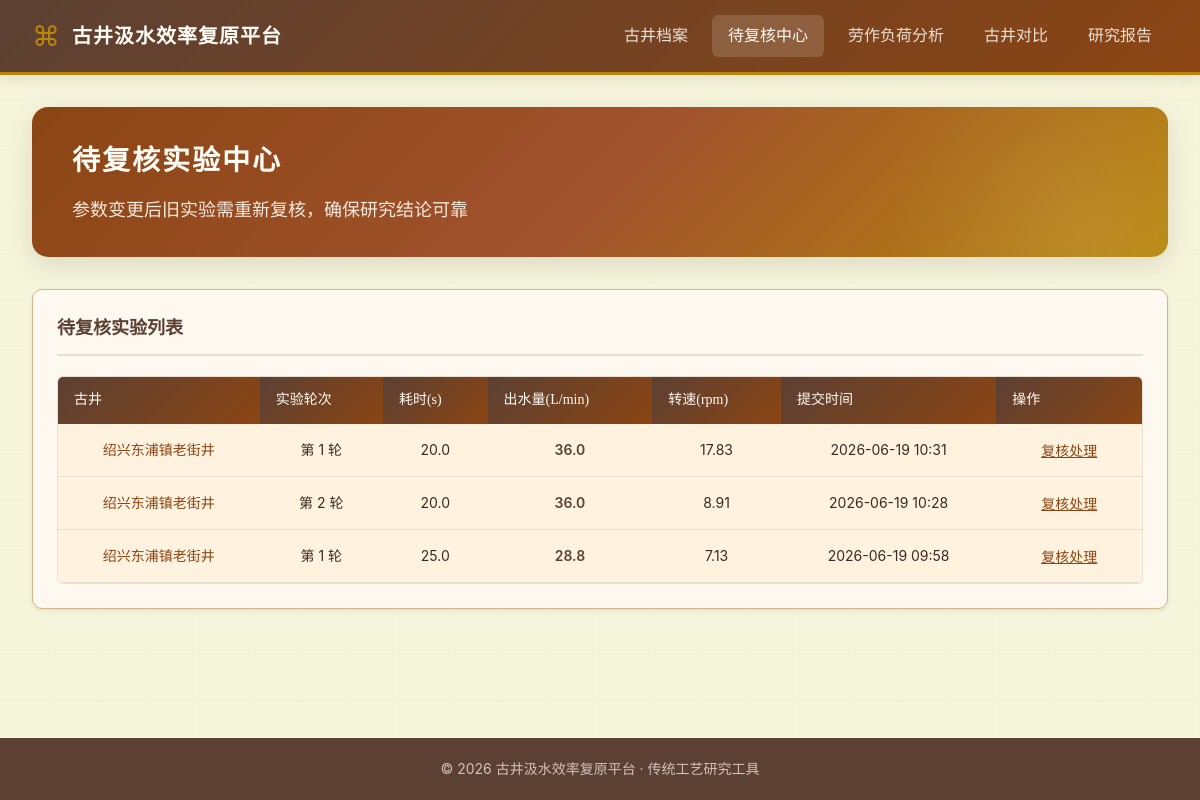
/review-center, run on the app's committed database.
### models.py (models this page shows)
class Experiment(Base):
    __tablename__ = "experiment"
    id = Column(Integer, primary_key=True, autoincrement=True)
    config_id = Column(Integer, ForeignKey("well_config.id", ondelete="CASCADE"), nullable=False)
    round_number = Column(Integer, nullable=False)
    review_status = Column(String(20), default="valid")
    total_time_s = Column(Float)
    total_water_l = Column(Float)
    flow_rate_lpm = Column(Float)
    avg_speed_rpm = Column(Float)
    is_abnormal = Column(Boolean, default=False)
    notes = Column(String(1000), default="")
    reviewer = Column(String(100), default="")
    reviewed_at = Column(DateTime)
    created_at = Column(DateTime, default=datetime.now)
    updated_at = Column(DateTime, default=datetime.now, onupdate=datetime.now)
    __table_args__ = (
        UniqueConstraint("config_id", "round_number", name="uq_config_round"),
    )
    config = relationship("WellConfig", back_populates="experiments")
    time_points = relationship("TimePoint", back_populates="experiment", cascade="all, delete-orphan", order_by="TimePoint.point_index")
    reviews = relationship("ExperimentReview", back_populates="experiment", cascade="all, delete-orphan")

class Well(Base):
    __tablename__ = "well"
    id = Column(Integer, primary_key=True, autoincrement=True)
    name = Column(String(100), nullable=False)
    location = Column(String(200), default="")
    dynasty = Column(String(50), default="")
    description = Column(String(500), default="")
    created_at = Column(DateTime, default=datetime.now)
    updated_at = Column(DateTime, default=datetime.now, onupdate=datetime.now)
    configs = relationship("WellConfig", back_populates="well", cascade="all, delete-orphan")

### main.py (the view)
@app.get("/review-center", response_class=HTMLResponse)
async def review_center_page(request: Request, db: Session = Depends(get_db)):
    pending_experiments = get_all_pending_reviews(db)
    return templates.TemplateResponse("review_center.html", {
        "request": request,
        "pending_experiments": pending_experiments
    })

### templates/review_center.html (shortened to what this page needs)
{% extends "base.html" %}
{% block content %}
<div class="page-container">
    <section class="hero-section" style="padding: 32px 40px;">
        <div class="hero-content">
            <h1 class="hero-title" style="font-size: 28px;">待复核实验中心</h1>
            <p class="hero-subtitle">参数变更后旧实验需重新复核，确保研究结论可靠</p>
        </div>
    </section>
    <section class="panel">
        <div class="panel-header">
            <h3>待复核实验列表</h3>
        </div>
        {% if pending_experiments %}
        <div class="table-wrapper">
            <table class="data-table">
                <thead>
                    <tr>
                        <th>古井</th>
                        <th>实验轮次</th>
                        <th>耗时(s)</th>
                        <th>出水量(L/min)</th>
                        <th>转速(rpm)</th>
                        <th>提交时间</th>
                        <th>操作</th>
                    </tr>
                </thead>
                <tbody>
                    {% for exp in pending_experiments %}
                    <tr class="pending-row">
                        <td class="text-center">
                            <a href="/wells/{{ exp.config.well_id }}">{{ exp.config.well.name }}</a>
                        </td>
                        <td class="text-center">第 {{ exp.round_number }} 轮</td>
                        <td class="text-center">{{ exp.total_time_s }}</td>
                        <td class="text-center highlight">{{ exp.flow_rate_lpm }}</td>
                        <td class="text-center">{{ exp.avg_speed_rpm }}</td>
                        <td class="text-center">{{ exp.created_at.strftime('%Y-%m-%d %H:%M') }}</td>
                        <td class="text-center">
                            <button class="btn-link" onclick="reviewExperiment({{ exp.id }}, {{ exp.config_id }})">复核处理</button>
                        </td>
                    </tr>
                    {% endfor %}
                </tbody>
            </table>
        </div>
        {% else %}
        <div class="empty-state">
            <div class="empty-icon">✓</div>
            <p class="empty-text">暂无待复核实验，所有数据状态良好</p>
        </div>
        {% endif %}
    </section>
</div>
{% endblock %}

### templates/base.html (shortened to what this page needs)
<!DOCTYPE html>
<html lang="zh-CN">
<head>
    <link rel="stylesheet" href="/static/css/style.css">
</head>
<body>
    <header class="site-header">
        <div class="header-inner">
            <a href="/" class="logo">
                <span class="logo-icon">⌘</span>
                <span class="logo-text">古井汲水效率复原平台</span>
            </a>
            <nav class="main-nav">
                <a href="/" class="nav-link {% if request.url.path == '/' %}active{% endif %}">古井档案</a>
                <a href="/review-center" class="nav-link {% if request.url.path == '/review-center' %}active{% endif %}">
                    待复核中心
                </a>
                <a href="/labor-analysis" class="nav-link {% if request.url.path == '/labor-analysis' %}active{% endif %}">劳作负荷分析</a>
                <a href="/comparison" class="nav-link {% if request.url.path == '/comparison' %}active{% endif %}">古井对比</a>
                <a href="/reports" class="nav-link {% if request.url.path == '/reports' %}active{% endif %}">研究报告</a>
            </nav>
        </div>
    </header>
    <main class="main-content">
        {% block content %}{% endblock %}
    </main>
    <footer class="site-footer">
        <div class="footer-inner">
            <p>© 2026 古井汲水效率复原平台 · 传统工艺研究工具</p>
        </div>
    </footer>
</body>
</html>

### data on the page
Experiment: config.well.name "绍兴东浦镇老街井", round_number "1", total_time_s "20.0", flow_rate_lpm "36.0", avg_speed_rpm "17.83", created_at "2026-06-19 10:31"
Experiment: config.well.name "绍兴东浦镇老街井", round_number "2", total_time_s "20.0", flow_rate_lpm "36.0", avg_speed_rpm "8.91", created_at "2026-06-19 10:28"
Experiment: config.well.name "绍兴东浦镇老街井", round_number "1", total_time_s "25.0", flow_rate_lpm "28.8", avg_speed_rpm "7.13", created_at "2026-06-19 09:58"
